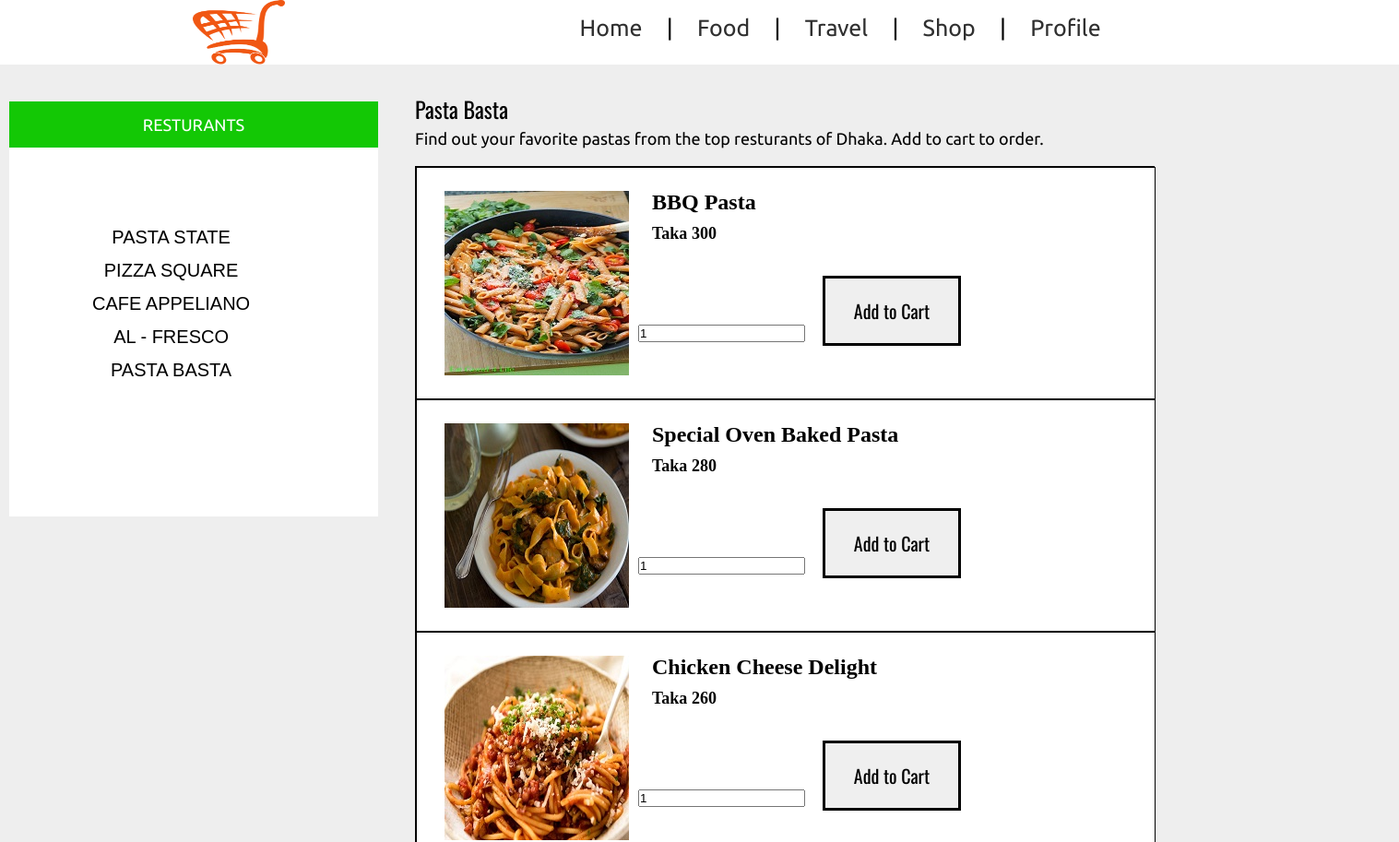
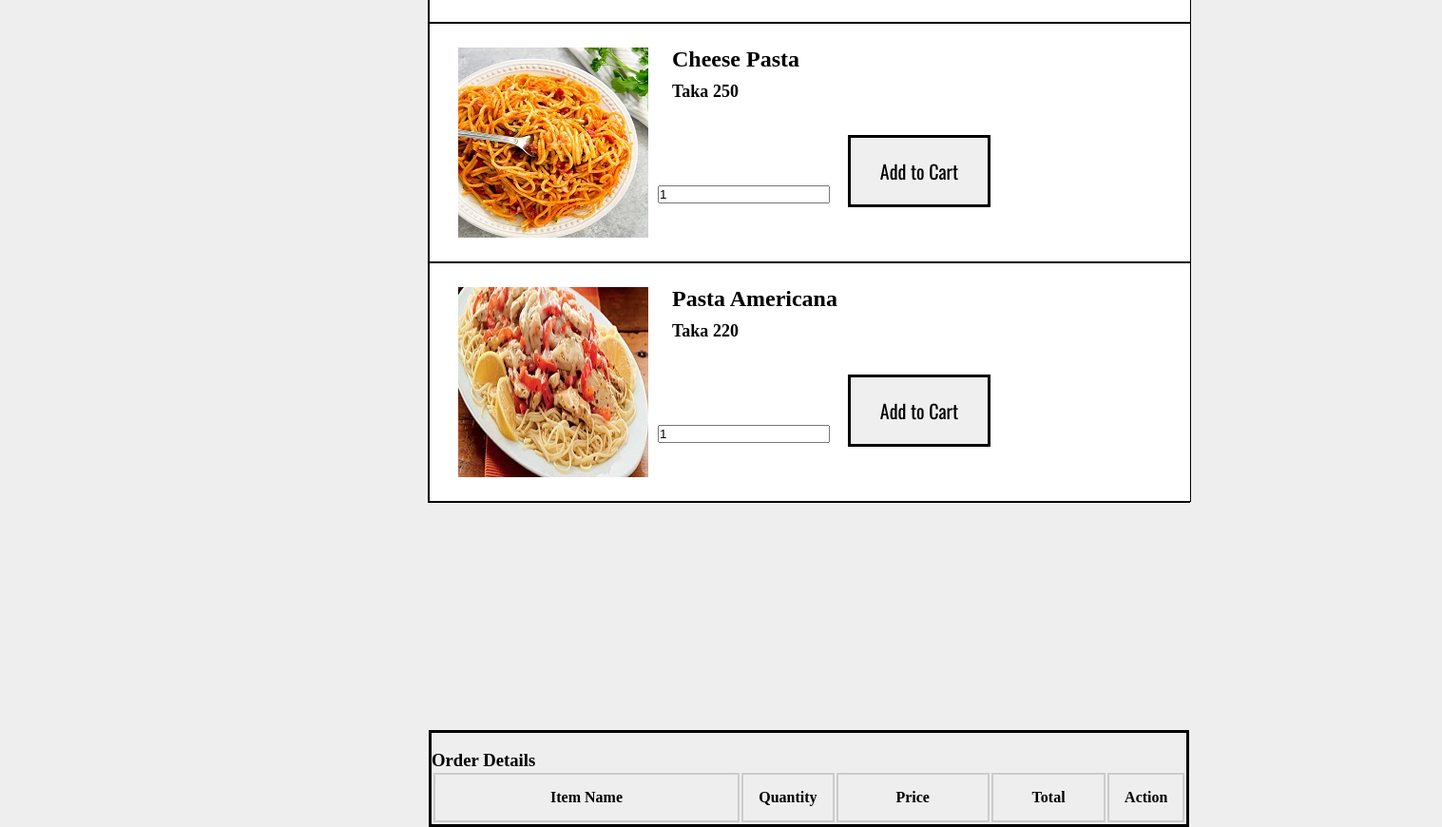
/basta.php, run on the app's committed database (2 pictures, top to bottom).
### tables this page shows
CREATE TABLE `basta` (
  `id` int(11) NOT NULL,
  `name` varchar(255) NOT NULL,
  `image` varchar(255) NOT NULL,
  `price` int(11) NOT NULL
);

### basta.php (the view, shortened to what this page needs)
<?php
 $connect = mysqli_connect("localhost", "root", "", "cartmart");
 ?>
<!DOCTYPE html>
<html>
<head>
</head>
<body>
<header class="tm-header" >
	<div class="tm-container">
	<img  src="cart.png" height="70" width="100" class="tm-logo">
		<nav class="tm-nav ">
			<ul>
				<li><a href="index.html" font size="1">Home</a></li>
				<li>|</li>
				<li><a href="food.html">Food</a></li>
				<li>|</li>
				<li><a href="travel.html">Travel</a></li>
				<li>|</li>
				<li><a href="shop.html">Shop</a></li>
				<li>|</li>
				<li><a href="profile.html">Profile</a></li>
			</ul>
		</nav>
		<div id="list">
	<div id="top">
			<p>RESTURANTS</p>
		</div>
		<ul>
			<li> <a href="state.php"> PASTA STATE</a></li>
			<li> <a href="square.php"> PIZZA SQUARE</a></li>
			<li> <a href="appeliano.php"> CAFE APPELIANO</a></li>
			<li> <a href="fresco.php"> AL - FRESCO</a></li>
			<li> <a href="basta.php"> PASTA BASTA</a></li>
		</ul>
	</div>
	<p id="name"> Pasta Basta</p>
	<p id="caption"> Find out your favorite pastas from the top resturants of Dhaka. Add to cart to order.</p>
	<br />
           <div id="holder">
                <?php
                $query = "SELECT * FROM basta ORDER BY id ASC";
                $result = mysqli_query($connect, $query);
                if(mysqli_num_rows($result) > 0)
                {
                     while($row = mysqli_fetch_array($result))
                     {
                ?>
                <div>
                     <form method="post" action="basta.php?action=add&id=<?php echo $row["id"]; ?>">
                          <div id="box1">
                                <img id="b1" src="<?php echo $row["image"]; ?>">
                               <h4 id="b1name"><?php echo $row["name"]; ?></h4>
                               <h5 id="b1d">Taka <?php echo $row["price"]; ?></h5>
                               <input type="text" name="quantity" class="q" value="1" />
                               <input type="submit" name="add_to_cart" style="margin-top:5px;" class="cartbutton" value="Add to Cart" />
                          </div>
                     </form>
                </div>
                <?php
                     }
                }
                ?>
				<div id="maincart">
                <br />
                <h3>Order Details</h3>
                <div class="table-responsive">
                     <table class="table table-bordered">
                          <tr>
                               <th width="40%">Item Name</th>
                               <th width="10%">Quantity</th>
                               <th width="20%">Price</th>
                               <th width="15%">Total</th>
                               <th width="5%">Action</th>
                          </tr>
                     </table>
                </div>
				</div>
	</div>
	</header>
</body>
</html>

### basta.php (style rules this page uses)
* { margin:0; padding: 0; }
body { background: #eeeeee; }
.tm-container { max-width: 1100px; margin: 0 auto; }
.tm-header { background: #ffffff; }
.tm-header::after { content: " "; clear: both; display: block; visibility: none; }
.tm-logo { float:left; }
.tm-nav { width: 700px; float: right; font-size: 25px; }
.tm-nav ul li { display: inline-block; font-family: 'Ubuntu', sans-serif; }
.tm-nav ul li a { padding:10px 20px; text-decoration: none; color: #303030; line-height: 60px; }
#list { width: 400px; height: 450px; position: absolute; top: 110px; left: 10px; background-color: white; }
#name { color: black; font-family: 'Oswald', sans-serif; font-size: 24px; position: absolute; top: 100px; left: 450px; }
#caption { color: black; font-family: 'Ubuntu', sans-serif; font-size: 18px; position: absolute; top: 140px; left: 450px; }
#top { width: 400px; height: 50px; position: absolute; top: 0px; left: 0px; background-color: #13c805 }
#top p { color: white; font-family: 'Ubuntu', sans-serif; font-size: 18px; text-align: center; padding: 15px; }
#list ul { position: absolute; top: 60px; left: 20px; padding: 70px; text-align: center; list-style-type: none; line-height: 35px; }
#list ul a { color: black; font-family: 'Open+Sans', sans-serif; font-size: 20px; text-decoration: none; }
#box1 { background-color: white; width: 800px; height: 250px; border: solid black 1px; }
#b1 { position: relative; top: 25px; left: 30px; }
#b1name { position: relative; top: -180px; left: 255px; font-family: Adobe Fan Heiti Std; font-size: 24px; color: black; }
#b1d { position: relative; top: -170px; left: 255px; font-family: Lucida Sans Unicode; font-size: 18px; color: black; }
.cartbutton { width: 150px; padding: 20px; position: relative; top: -140px; left: 255px; border: solid black; font-size: 20px; color: black; overflow: hidden; font-family: 'Oswald', sans-serif; }
#holder { background-color: white; position: absolute; top: 180px; left: 450px; width: 800px; border: solid black 1px; }
.q { position: relative; left: 240px; top: -120px; }
#maincart { position: absolute; top: 1500px; border: solid black 3px; }
#maincart th,td { border: 2px solid #CCC; border-collapse: collapse; padding: 15px; text-align: center; }

### data on the page
basta: image (picture), name "BBQ Pasta", price "300"
basta: image (picture), name "Special Oven Baked Pasta", price "280"
basta: image (picture), name "Chicken Cheese Delight", price "260"
basta: image (picture), name "Cheese Pasta", price "250"
basta: image (picture), name "Pasta Americana", price "220"
